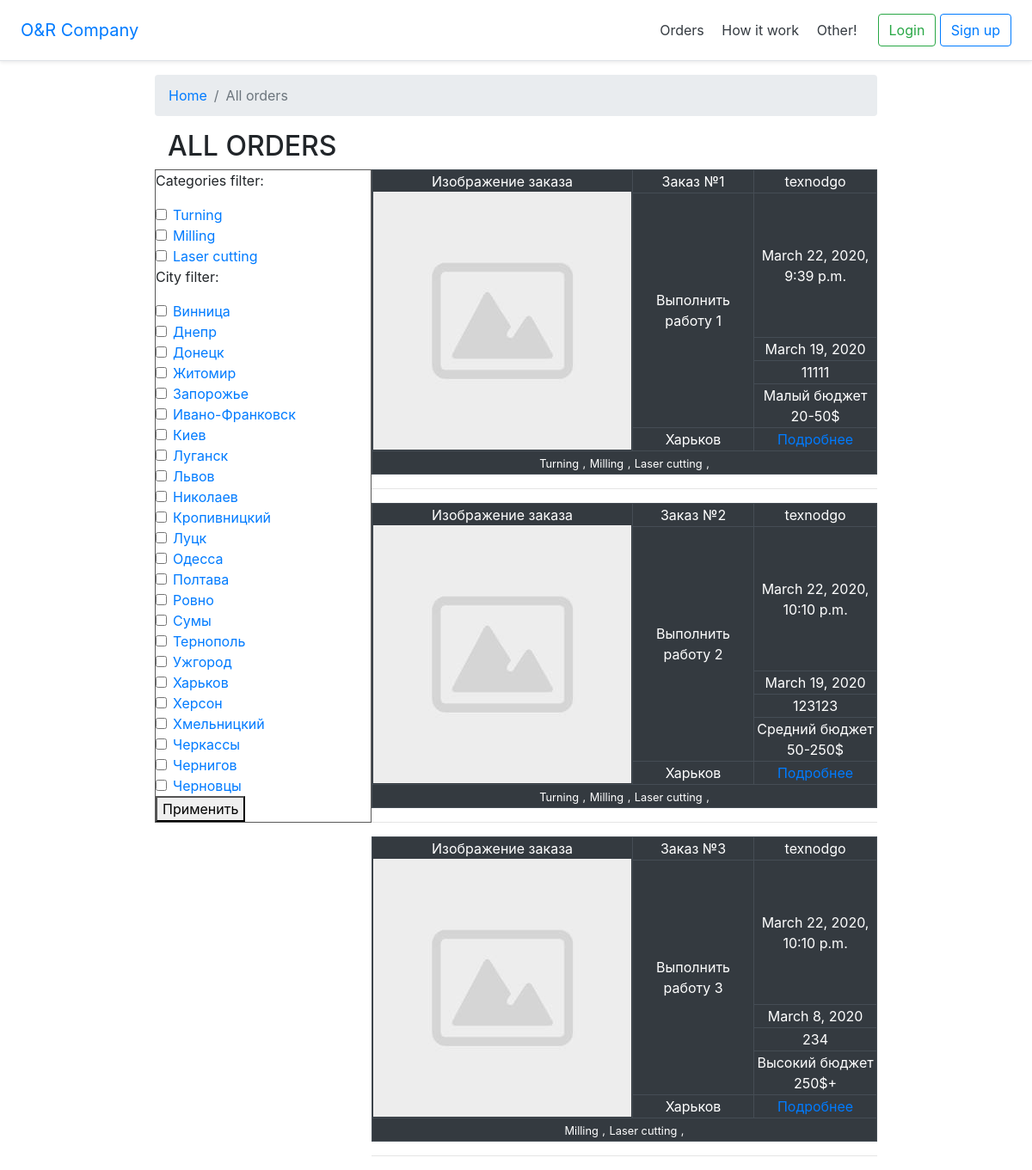
Screenshot of /orders/ with the database file from the repository.
### orders/models.py (models this page shows, shortened)
class OperationCategories(models.Model):
    title = models.CharField(max_length=30)
    objects = models.Manager()
    def __str__(self):
        return self.title

class AllCity(models.Model):
    title = models.CharField(max_length=50, default='not_selected')
    objects = models.Manager()
    def __str__(self):
        return self.title

class Order(models.Model):
    BUDGET_EXAMPLE = (
        ('Неизвестный', 'Неизвестный'),
        ('Малый бюджет 20-50$', 'Малый бюджет 20-50$'),
        ('Средний бюджет 50-250$', 'Средний бюджет 50-250$'),
        ('Высокий бюджет 250$+', 'Высокий бюджет 250$+')
    )
    ORDER_STATUS = (
        ('В обсуждении', 'В обсуждении'),
        ('В работe', 'В работe'),
        ('Выполненый', 'Выполненый'),
        ('Отменённый', 'Отменённый')
    )
    author = models.ForeignKey(User, on_delete=models.PROTECT)  # Автор заказа. Автоматически
    date_create = models.DateTimeField(default=timezone.now)  # Время создания заказа. Автоматически
    title = models.CharField(max_length=100)  # Заголовок заказа
    description = models.TextField()  # Описание заказа
    pdf_view = models.FileField(default='default.pdf', upload_to='pdf')  # Файл обложки заказа PDF
    image_view = models.ImageField(default='default.jpg', upload_to='image_preview')
    other_files = models.FileField(default='default.jpg', upload_to='otherFiles')  # Другие файлы заказа
    amount = models.PositiveIntegerField()  # Кол-во изделий
    city = models.ForeignKey(AllCity, on_delete=models.PROTECT)  # Город заказа
    lead_time = models.DateField()  # Срок выполнения заказа
    proposed_budget = models.CharField(max_length=40, choices=BUDGET_EXAMPLE, default='Неизвестный')  # Предложеный бюджет
    activity = models.BooleanField()  # Активность заказа
    status = models.CharField(max_length=20, choices=ORDER_STATUS, default='В обсуждении')  # Статус заказ
    categories = models.ManyToManyField('OperationCategories', blank=True, related_name='orders')
    objects = models.Manager()

### orders/views.py (the view)
# urls.py: path('orders/', orders_views.orders, name='orders'),
def orders(request):
    all_orders = Order.objects.all()
    filters = OperationCategories.objects.all()
    all_city = AllCity.objects.all()
    paginator = Paginator(all_orders, 3)
    try:
        page = int(request.GET.get('page', '1'))
    except:
        page = 1
    try:
        posts = paginator.page(page)
    except(EmptyPage, InvalidPage):
        posts = paginator.page(paginator.num_pages)
    context = {
        'all_orders': posts,
        'filters': filters,
        'all_city': all_city,
    }
    return render(request, 'orders/all_orders.html', context)

### orders/templates/orders/all_orders.html (shortened to what this page needs)
{% extends "HomePage/base.html" %}
{% load i18n %}
{% load static %}
{% load bootstrap_pagination %}
{% block content %}
    <link rel="stylesheet" href="{% static 'orders/style.css' %}">
    <div class="page">
        <nav aria-label="breadcrumb">
          <ol class="breadcrumb">
            <li class="breadcrumb-item"><a href="{% url 'index' %}">Home</a></li>
            <li class="breadcrumb-item active" aria-current="page">All orders</li>
          </ol>
        </nav>
        <div class="container">
            <h2>{% trans "ALL ORDERS" %}</h2>
        </div>
        <div class="orders-filter">
            <div class="container-mb-2">
                <p>Categories filter:</p>
                {% for category in filters %}
                    <div class="form-check">
                      <input class="form-check-input" type="checkbox" value="" id="defaultCheck1">
                      <label class="form-check-label" for="defaultCheck1">
                        <a href="{% url 'order_category_view' pk=category.pk %}" class="filter-menu">{{ category.title }}</a>
                      </label>
                    </div>
                {% endfor %}
            </div>
            <div class="container-mb-2">
                <p>City filter:</p>
                {% for city in all_city %}
                    <div class="form-check">
                      <input class="form-check-input" type="checkbox" value="" id="defaultCheck2">
                      <label class="form-check-label" for="defaultCheck1">
                        <a href="#" class="filter-menu">{{ city.title }}</a>
                      </label>
                    </div>
                {% endfor %}
            </div>
            <button type="button"><a href=""></a>Применить</button>
        </div>
        <div class="orders-views">
        {% for order in all_orders.object_list %}
            <table class="table-dark">
                <tbody>
                    <tr>
                        <td class="order-drawings" rowspan="6">
                            Изображение заказа
                            <img src="{{order.image_view.url}}">
                        </td>
                        <td class="order-title">{{ order.title }}</td>
                        <td class="oreder-author">{{ order.author }}</td>
                    </tr>
                    <tr>
                        <td class="order-description" rowspan="4">{{ order.description }}</td>
                        <td class="order-date-create">{{ order.date_create }}</td>
                    </tr>
                    <tr>
                        <td class="order-lead-time">{{ order.lead_time }}</td>
                    </tr>
                    <tr>
                        <td class="order-amount">{{ order.amount }}</td>
                    </tr>
                    <tr>
                        <td class="order-proposed-budget">{{ order.proposed_budget }}</td>
                    </tr>
                    <tr>
                        <td class="order-city">{{ order.city }}</td>
                        <td class="order-bottom-view"><a href="{{order.id}}">Подробнее</a></td>
                    </tr>
                    <tr>
                        <td class="order-categories" colspan="3">
                            {% for cat in order.categories.all %}
                                <small>{{ cat }}</small>
                                <small>,</small>
                            {% endfor %}
                        </td>
                    </tr>
                </tbody>
            </table>
            <hr>
        {% endfor %}
        </div>
    </div>
{% endblock %}

### orders/static/orders/style.css (style rules this page uses)
* { box-sizing: border-box; }
.page { width: 70%; position: absolute; left: 15%; }
.orders-filter { width: 30%; float: left; border: 1px solid #595959; }
.orders-views { width: 70%; float: left; }
.table, td, th { border: 1px solid #595959; width: 300px; text-align: center; }

### rows the page displays
OperationCategories: title "Turning"
OperationCategories: title "Milling"
OperationCategories: title "Laser cutting"
AllCity: title "Винница"
AllCity: title "Днепр"
AllCity: title "Донецк"
AllCity: title "Житомир"
AllCity: title "Запорожье"
AllCity: title "Ивано-Франковск"
AllCity: title "Киев"
AllCity: title "Луганск"
AllCity: title "Львов"
AllCity: title "Николаев"
AllCity: title "Кропивницкий"
AllCity: title "Луцк"
AllCity: title "Одесса"
AllCity: title "Полтава"
AllCity: title "Ровно"
AllCity: title "Сумы"
AllCity: title "Тернополь"
AllCity: title "Ужгород"
AllCity: title "Харьков"
AllCity: title "Херсон"
AllCity: title "Хмельницкий"
AllCity: title "Черкассы"
AllCity: title "Чернигов"
AllCity: title "Черновцы"
Order: image_view (placeholder picture), title "Заказ №1", author "texnodgo", description "Выполнить работу 1", date_create "March 22, 2020, 9:39 p.m.", lead_time "March 19, 2020", amount "11111", proposed_budget "Малый бюджет 20-50$", city "Харьков"
Order: image_view (placeholder picture), title "Заказ №2", author "texnodgo", description "Выполнить работу 2", date_create "March 22, 2020, 10:10 p.m.", lead_time "March 19, 2020", amount "123123", proposed_budget "Средний бюджет 50-250$", city "Харьков"
Order: image_view (placeholder picture), title "Заказ №3", author "texnodgo", description "Выполнить работу 3", date_create "March 22, 2020, 10:10 p.m.", lead_time "March 8, 2020", amount "234", proposed_budget "Высокий бюджет 250$+", city "Харьков"
